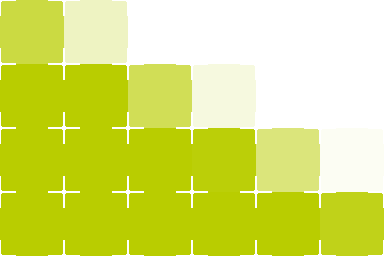
Frame 1 (no input)
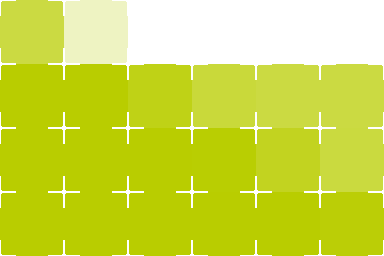
Frame 2 (the mouse pressed at the canvas centre, redrawn once)

The Processing sketch that drew these frames (run headless with seeded random() and noise(); the mouse was pressed at the canvas centre and the sketch redrawn once):

// Processing sketch: Rastr
// ── Rastr.pde
int w = 6, h = 4, sc = 64;

void settings() { size(w * sc, h * sc); } 

void setup() { background(255, 255, 255); noLoop(); }

void draw()
{ //// Test //////////////
  //noSmooth();
  strokeWeight(5); stroke(185, 205, 0); 
  line(-1, 2, 6, 6);

  //// Scale //////////////
  loadPixels();
  for (int y = 0; y < h * sc; y++) 
  for (int x = 0; x < w * sc; x++) set(x, y, pixels[y / sc * (w * sc) + x / sc]);
  noStroke(); fill(255, 255, 255);  
  for (int y = 0; y <= h; y++)
  for (int x = 0; x <= w; x++)
  { rect(x * sc - 1, y * sc - sc / 4, 2, sc / 2); rect(x * sc - sc / 4, y * sc - 1, sc / 2, 2);
    rect(x * sc - 2, y * sc - 2, 4, 4);
  }
}  
